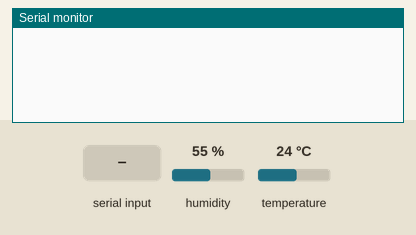
A sketch run on a simulated Arduino Uno, built with avr-gcc and run on an emulated ATmega328P. Parts: the last lines printed to the serial monitor. Inputs (shaded band) come from the test bench; at power-on: humidity 55 %, temperature 24 °C.

Above: at 2.2 s.
2.3 s: "t" received over Serial
At 4.7 s:
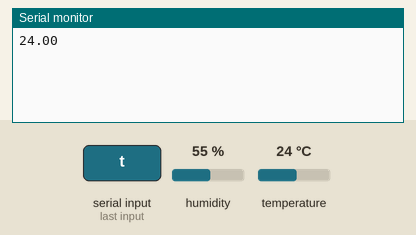
5.3 s: "l" received over Serial
At 8.0 s:
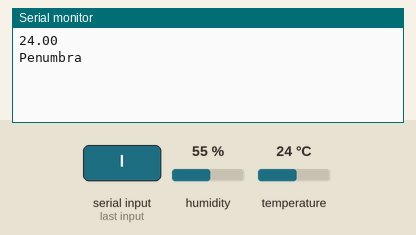
8.3 s: "1" received over Serial
At 11.3 s:
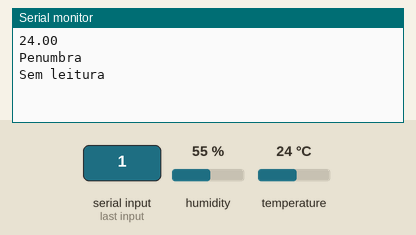

The sketch:

tem_umi_lum_bluetooth.ino
```cpp
#include "DHT.h"

#define DHTPIN A5
#define DHTTYPE DHT11

DHT dht (DHTPIN, DHTTYPE);

const int sensorMin = 0;
const int sensorMax = 800;
int photocellPin = A0;

float t = 0;
float u = 0;
float l = 0;

void setup() {
	Serial.begin(9600);
	delay(1000);
	dht.begin();
}

void loop() {

        if( Serial.available() > 0) {

          char inByte = Serial.read();

          switch(inByte){

            case 't':
            t = dht.readTemperature();
            if(isnan(t)) {

		Serial.println("Falha na leitura do DHT");

	    } else {
                Serial.println(t);
            }
            break;

            case 'u':
            u = dht.readHumidity();
            if(isnan(u)) {

		Serial.println("Falha na leitura do DHT");

	    } else {
                Serial.println(u);
            }
            break;

            case 'l':
              int range;
              int analogValue;

              analogValue = analogRead(photocellPin);

              range = map(analogValue, sensorMin, sensorMax, 0, 3);

              switch(range) {
                case 0:
                Serial.println("Escuro");
                break;

                case 1:
                Serial.println("Penumbra");
                break;

                case 2:
                Serial.println("Medio");
                break;

                case 3:
                Serial.println("Claro");
                break;

              }

              delay(250);
            break;

            default:
            Serial.print("Sem leitura");
            break;


          }


        }

        delay(3000);

}
```

Measured:
- after the input at 2.3 s, the serial monitor: prints a new line after 1.7 s (image 1)
- after the input at 5.3 s, the serial monitor: prints a new line after 1.7 s (image 2)
- after the input at 8.3 s, the serial monitor: prints a new line after 2.0 s (image 3)
